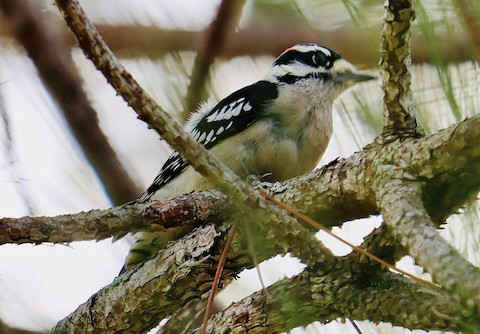
#> input picture DATA/480 (100).jpeg, 480 x 334 px, found by its file name; its folder holds 4 pictures in this run
$ jupyter execute ImageDataset.ipynb
#> lines starting #> are read from the running program, lines starting #| are printed output that depends on the picture
<a href="https://colab.research.google.com/github/abkerper/DS4002_Project3/blob/main/ImageDataset.ipynb" target="_parent"></a>

[cell 1]
import os
from PIL import Image
import numpy as np

# Define folder path and target size
folder_path = "/content/DS4002_Project3/DATA"
output_file = "dataset.npy"
target_size = (224, 224)  # Resize to 224x224

# Load and preprocess images
image_data = []
for file_name in os.listdir(folder_path):
    if file_name.endswith(('.jpg', '.png', '.jpeg')):  # Check for image files
        img_path = os.path.join(folder_path, file_name)
        img = Image.open(img_path).resize(target_size)  # Resize image
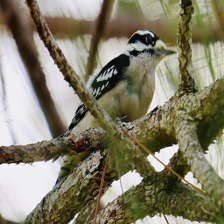
#> img: PIL image 224x224 RGB; mean R, G, B 130.7, 125.7, 103.7
        img_array = np.array(img)  # Convert to numpy array
        image_data.append(img_array)
#> pass 2 of the loop `for file_name in os.listdir(folder_path):`:
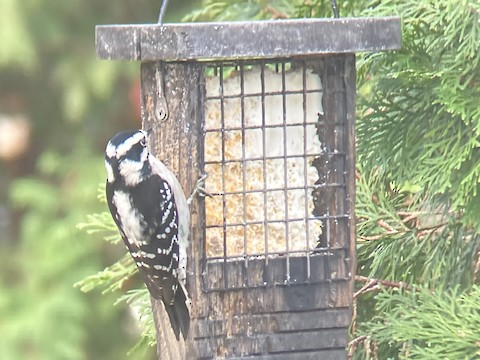
#> input picture DATA/480 (12).jpeg, 480 x 360 px, found by its file name
#> `img = Image.open(img_path).resize(target_size)`:
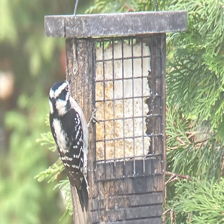
#> img: PIL image 224x224 RGB; mean R, G, B 161.7, 167.2, 141.3
#> pass 3 of the loop `for file_name in os.listdir(folder_path):`:
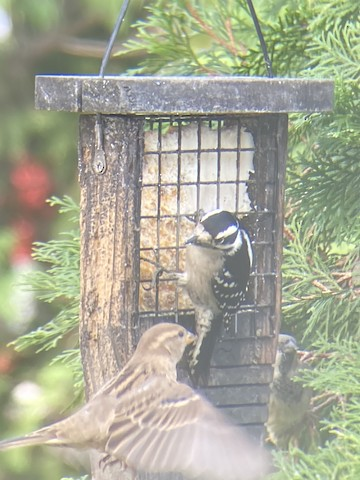
#> input picture DATA/480 (13).jpeg, 360 x 480 px, found by its file name
#> `img = Image.open(img_path).resize(target_size)`:
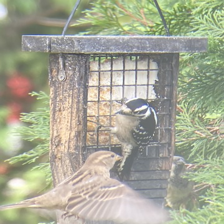
#> img: PIL image 224x224 RGB; mean R, G, B 167.6, 169.4, 149.9
#> the loop made 4 passes; the first 3 are shown

# Convert to numpy array and save
image_data = np.array(image_data)
np.save(output_file, image_data)

print(f"Dataset saved as {output_file} with shape: {image_data.shape}")
#| Dataset saved as dataset.npy with shape: (4, 224, 224, 3)
